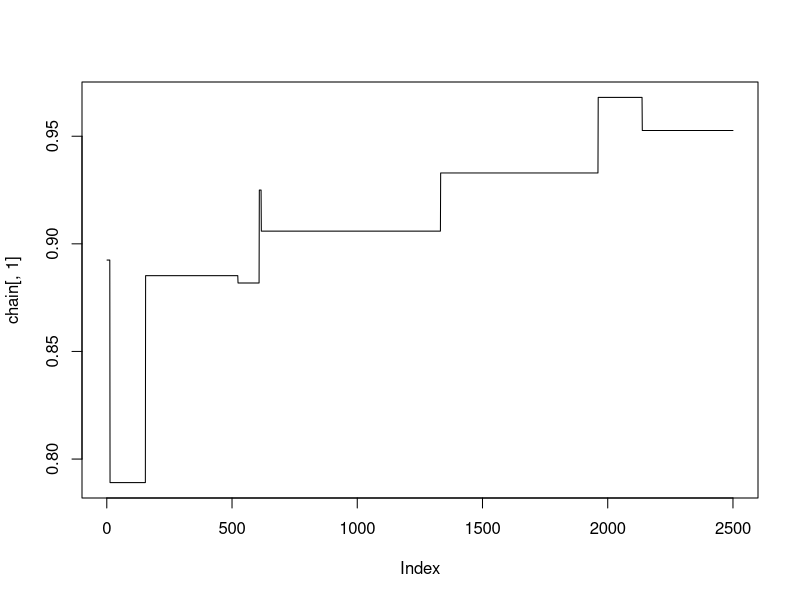

Reproduce this figure in R.
# binary probit: U = b1 + b2*X + eps, eps ~ N(0,sigma)
b <- c(1, -1)
sigma <- 1
X <- rnorm(100)
U <- sapply(X, function(x) b[1] + x*b[2] + rnorm(1, sd = sigma))

ll <- function(theta, sigma, X, U){
  sys <- sapply(X, function(x) theta[1] + x*theta[2])
  suppressWarnings(sum(dnorm(U, mean = sys, sd = sigma, log = TRUE)))
}

log_prior <- function(theta){
  if (sum(theta) > 0) return(-Inf)
  b1_prior <- dunif(theta[1], min = -2, max = 2, log = TRUE)
  b2_prior <- dnorm(theta[2], mean = 0, sd = 2, log = TRUE)
  b1_prior + b2_prior
}

log_posterior <- function(theta, sigma, X, U) {
  ll(theta, sigma, X, U) + log_prior(theta)
}

proposal <- function(theta) {
  rnorm(2, mean = theta, sd = 2)
}

metropolis <- function(init, R, B = R/2, sigma, X, U) {
  chain <- array(dim = c(R-B, 2))
  theta <- init
  acceptance <- numeric(R)
  for (r in 1:R) {
    p <- proposal(theta)
    prob_ratio <- exp(log_posterior(p, sigma, X, U) - log_posterior(theta, sigma, X, U))
    if (is.nan(prob_ratio)) prob_ratio <- 0
    if (runif(1) < prob_ratio) {
      theta <- p
      acceptance[r] <- 1
    }
    if (r > B) {
      chain[r - B,] <- theta
    }
  }
  structure(chain, "arate" = sum(acceptance[-(1:B)])/(R-B))
}

chain <- metropolis(init = c(0,0), R = 5000, sigma = sigma, X = X, U = U)
colMeans(chain)
attr(chain, "arate")
plot(chain[,1], type = "l")



